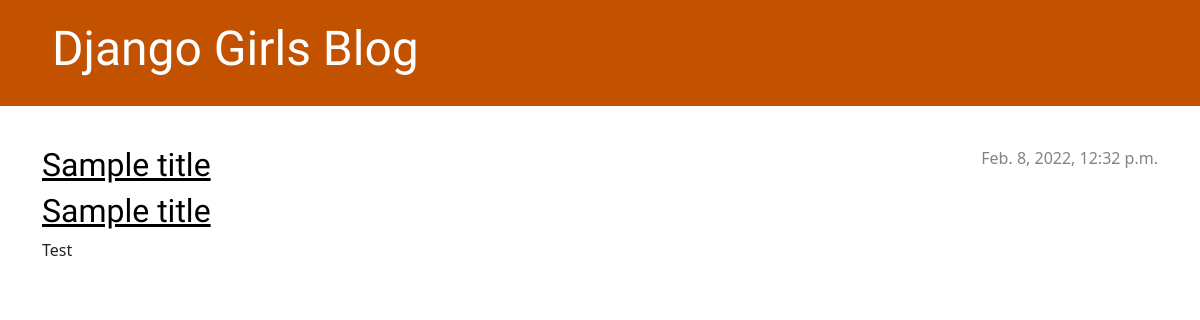
The app's page /post_list/, older data.
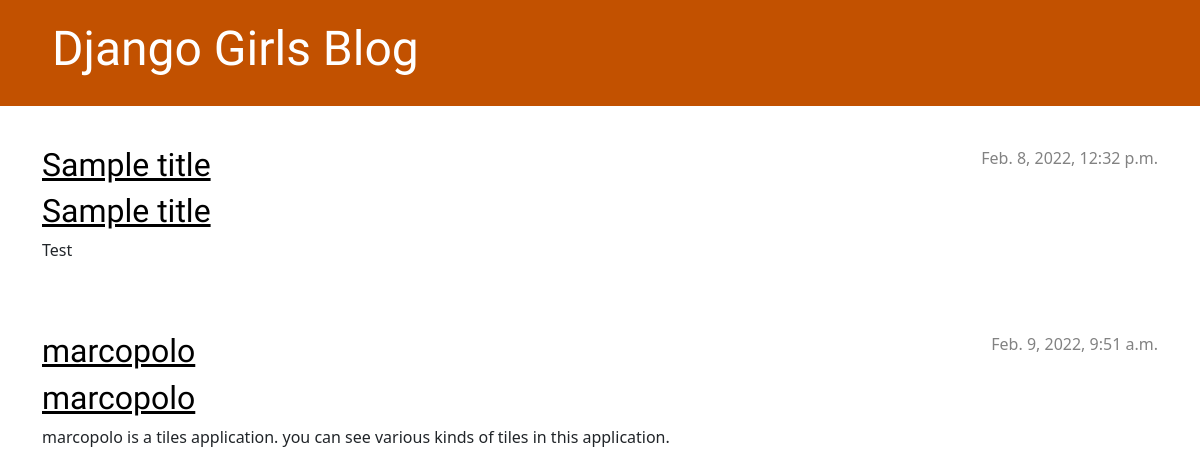
The same page, newer data.
### girls/models.py (models this page shows, shortened)
class Post(models.Model):
    author = models.ForeignKey(settings.AUTH_USER_MODEL, on_delete=models.CASCADE)
    title = models.CharField(max_length=200)
    text = models.TextField()
    created_date = models.DateTimeField(default=timezone.now)
    published_date = models.DateTimeField(blank=True, null=True)

### girls/views.py (the view)
# urls.py: path('post_list/', post_list),
def post_list(request):
    posts = Post.objects.filter(published_date__lte=timezone.now()).order_by('published_date')
    return render(request, 'blog/post_list.html', {'posts': posts})

### girls/templates/blog/post_list.html
{% extends 'blog/base.html' %}
{% block content %}
{% for post in posts %}
<article class="post">
    <time class="date">
        {{ post.published_date }}
    </time>
    <h2><a href="">{{ post.title }}</a></h2>
    <h2><a href="{% url 'post_detail' pk=post.pk %}">{{ post.title }}</a></h2>
    <p>{{ post.text|linebreaksbr }}</p>
</article>
{% endfor %}
{% endblock %}

### girls/templates/blog/base.html (shortened to what this page needs)
{% load static %}
<!DOCTYPE html>
<html>
<head>
    <link rel="stylesheet" href="https://cdn.jsdelivr.net/npm/bootstrap@5.1.3/dist/css/bootstrap.min.css"
>
    <link rel="stylesheet" href="{% static 'css/blog.css' %}">
</head>
<body>
<header class="page-header">
    <div class="container">
        <h1><a href="/">Django Girls Blog</a></h1>
    </div>
</header>
<main class="container">
    <div class="row">
        <div class="col">
            {% block content %}
            {% endblock %}
        </div>
    </div>
</main>
</body>
</html>

### girls/static/css/blog.css (style rules this page uses)
.page-header { background-color: #C25100; margin-top: 0; margin-bottom: 40px; padding: 20px 20px 20px 40px; }
.page-header h1, .page-header h1 a, .page-header h1 a:visited, .page-header h1 a:active { color: #ffffff; font-size: 36pt; text-decoration: none; }
h1, h2, h3, h4 { font-family: 'Lobster', cursive; }
.date { color: #828282; }
.post { margin-bottom: 70px; }
.post h2 a, .post h2 a:visited { color: #000000; }
.post > .date, .post > .actions { float: right; }

Row changes from the older to the newer data that the page shows:
added Post: published_date "Feb. 9, 2022, 9:51 a.m.", title "marcopolo", text "marcopolo is a tiles application. you can see various kinds of tiles in this application."
